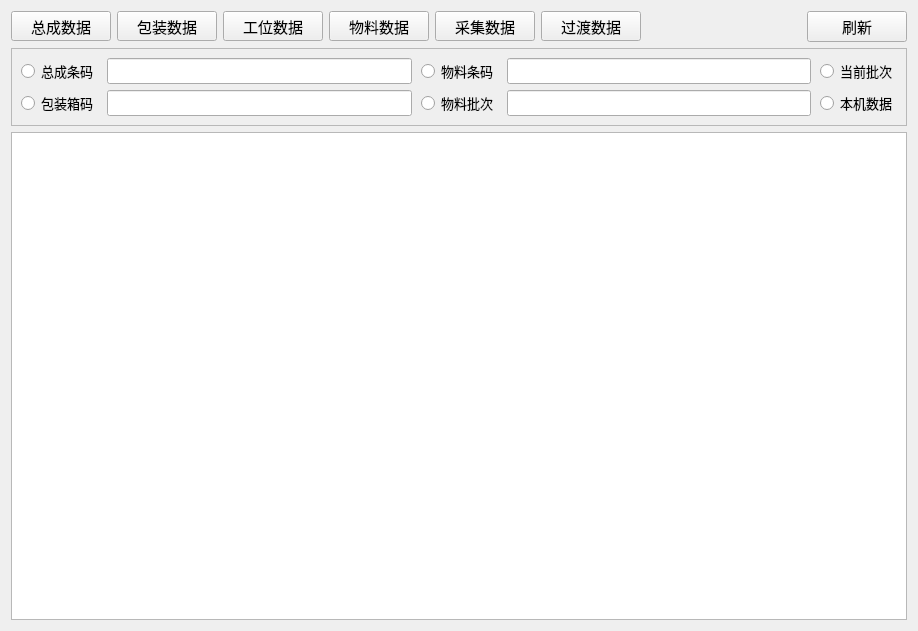
<?xml version="1.0" encoding="UTF-8"?>
<ui version="4.0">
 <class>WidgetWorkDataMonitor</class>
 <widget class="QWidget" name="WidgetWorkDataMonitor">
  <property name="geometry">
   <rect>
    <x>0</x>
    <y>0</y>
    <width>918</width>
    <height>631</height>
   </rect>
  </property>
  <property name="windowTitle">
   <string>Form</string>
  </property>
  <layout class="QVBoxLayout" name="verticalLayout">
   <item>
    <layout class="QHBoxLayout" name="horizontalLayout_1">
     <item>
      <widget class="QToolButton" name="toolAssembly">
       <property name="minimumSize">
        <size>
         <width>100</width>
         <height>30</height>
        </size>
       </property>
       <property name="font">
        <font>
         <pointsize>11</pointsize>
        </font>
       </property>
       <property name="text">
        <string>总成数据</string>
       </property>
       <property name="icon">
        <iconset resource="../PCS.qrc">
         <normaloff>:/images/pngs/tag_blue.png</normaloff>:/images/pngs/tag_blue.png</iconset>
       </property>
       <property name="iconSize">
        <size>
         <width>20</width>
         <height>20</height>
        </size>
       </property>
       <property name="checkable">
        <bool>true</bool>
       </property>
       <property name="autoExclusive">
        <bool>true</bool>
       </property>
       <property name="toolButtonStyle">
        <enum>Qt::ToolButtonTextBesideIcon</enum>
       </property>
      </widget>
     </item>
     <item>
      <widget class="QToolButton" name="toolPackage">
       <property name="minimumSize">
        <size>
         <width>100</width>
         <height>30</height>
        </size>
       </property>
       <property name="font">
        <font>
         <pointsize>11</pointsize>
        </font>
       </property>
       <property name="text">
        <string>包装数据</string>
       </property>
       <property name="icon">
        <iconset resource="../PCS.qrc">
         <normaloff>:/images/pngs/tag_green.png</normaloff>:/images/pngs/tag_green.png</iconset>
       </property>
       <property name="iconSize">
        <size>
         <width>20</width>
         <height>20</height>
        </size>
       </property>
       <property name="checkable">
        <bool>true</bool>
       </property>
       <property name="autoExclusive">
        <bool>true</bool>
       </property>
       <property name="toolButtonStyle">
        <enum>Qt::ToolButtonTextBesideIcon</enum>
       </property>
      </widget>
     </item>
     <item>
      <widget class="QToolButton" name="toolStation">
       <property name="minimumSize">
        <size>
         <width>100</width>
         <height>30</height>
        </size>
       </property>
       <property name="font">
        <font>
         <pointsize>11</pointsize>
        </font>
       </property>
       <property name="text">
        <string>工位数据</string>
       </property>
       <property name="icon">
        <iconset resource="../PCS.qrc">
         <normaloff>:/images/pngs/tag_orange.png</normaloff>:/images/pngs/tag_orange.png</iconset>
       </property>
       <property name="iconSize">
        <size>
         <width>20</width>
         <height>20</height>
        </size>
       </property>
       <property name="checkable">
        <bool>true</bool>
       </property>
       <property name="autoExclusive">
        <bool>true</bool>
       </property>
       <property name="toolButtonStyle">
        <enum>Qt::ToolButtonTextBesideIcon</enum>
       </property>
      </widget>
     </item>
     <item>
      <widget class="QToolButton" name="toolMaterial">
       <property name="minimumSize">
        <size>
         <width>100</width>
         <height>30</height>
        </size>
       </property>
       <property name="font">
        <font>
         <pointsize>11</pointsize>
        </font>
       </property>
       <property name="text">
        <string>物料数据</string>
       </property>
       <property name="icon">
        <iconset resource="../PCS.qrc">
         <normaloff>:/images/pngs/tag_yellow.png</normaloff>:/images/pngs/tag_yellow.png</iconset>
       </property>
       <property name="iconSize">
        <size>
         <width>20</width>
         <height>20</height>
        </size>
       </property>
       <property name="checkable">
        <bool>true</bool>
       </property>
       <property name="autoExclusive">
        <bool>true</bool>
       </property>
       <property name="toolButtonStyle">
        <enum>Qt::ToolButtonTextBesideIcon</enum>
       </property>
      </widget>
     </item>
     <item>
      <widget class="QToolButton" name="toolMeasure">
       <property name="minimumSize">
        <size>
         <width>100</width>
         <height>30</height>
        </size>
       </property>
       <property name="font">
        <font>
         <pointsize>11</pointsize>
        </font>
       </property>
       <property name="text">
        <string>采集数据</string>
       </property>
       <property name="icon">
        <iconset resource="../PCS.qrc">
         <normaloff>:/images/pngs/tag_purple.png</normaloff>:/images/pngs/tag_purple.png</iconset>
       </property>
       <property name="iconSize">
        <size>
         <width>20</width>
         <height>20</height>
        </size>
       </property>
       <property name="checkable">
        <bool>true</bool>
       </property>
       <property name="autoExclusive">
        <bool>true</bool>
       </property>
       <property name="toolButtonStyle">
        <enum>Qt::ToolButtonTextBesideIcon</enum>
       </property>
      </widget>
     </item>
     <item>
      <widget class="QToolButton" name="toolTransfer">
       <property name="minimumSize">
        <size>
         <width>100</width>
         <height>30</height>
        </size>
       </property>
       <property name="font">
        <font>
         <pointsize>11</pointsize>
        </font>
       </property>
       <property name="text">
        <string>过渡数据</string>
       </property>
       <property name="icon">
        <iconset resource="../PCS.qrc">
         <normaloff>:/images/pngs/tag_red.png</normaloff>:/images/pngs/tag_red.png</iconset>
       </property>
       <property name="iconSize">
        <size>
         <width>20</width>
         <height>20</height>
        </size>
       </property>
       <property name="checkable">
        <bool>true</bool>
       </property>
       <property name="autoExclusive">
        <bool>true</bool>
       </property>
       <property name="toolButtonStyle">
        <enum>Qt::ToolButtonTextBesideIcon</enum>
       </property>
      </widget>
     </item>
     <item>
      <spacer name="horizontalSpacer">
       <property name="orientation">
        <enum>Qt::Horizontal</enum>
       </property>
       <property name="sizeHint" stdset="0">
        <size>
         <width>40</width>
         <height>20</height>
        </size>
       </property>
      </spacer>
     </item>
     <item>
      <widget class="QPushButton" name="buttonRefresh">
       <property name="minimumSize">
        <size>
         <width>100</width>
         <height>30</height>
        </size>
       </property>
       <property name="font">
        <font>
         <pointsize>11</pointsize>
        </font>
       </property>
       <property name="text">
        <string>刷新</string>
       </property>
       <property name="icon">
        <iconset resource="../PCS.qrc">
         <normaloff>:/images/pngs/common_refresh.png</normaloff>:/images/pngs/common_refresh.png</iconset>
       </property>
       <property name="iconSize">
        <size>
         <width>20</width>
         <height>20</height>
        </size>
       </property>
      </widget>
     </item>
    </layout>
   </item>
   <item>
    <widget class="QFrame" name="frame">
     <property name="frameShape">
      <enum>QFrame::StyledPanel</enum>
     </property>
     <property name="frameShadow">
      <enum>QFrame::Raised</enum>
     </property>
     <layout class="QGridLayout" name="gridLayout">
      <property name="horizontalSpacing">
       <number>9</number>
      </property>
      <item row="0" column="0">
       <widget class="QRadioButton" name="radioAssemblyBarcode">
        <property name="minimumSize">
         <size>
          <width>0</width>
          <height>26</height>
         </size>
        </property>
        <property name="font">
         <font>
          <pointsize>10</pointsize>
         </font>
        </property>
        <property name="text">
         <string>总成条码</string>
        </property>
       </widget>
      </item>
      <item row="0" column="3">
       <widget class="QLineEdit" name="editMaterialBarcode">
        <property name="minimumSize">
         <size>
          <width>0</width>
          <height>26</height>
         </size>
        </property>
        <property name="font">
         <font>
          <family>Consolas</family>
          <pointsize>11</pointsize>
         </font>
        </property>
        <property name="clearButtonEnabled">
         <bool>true</bool>
        </property>
       </widget>
      </item>
      <item row="1" column="1">
       <widget class="QLineEdit" name="editPackageBarcode">
        <property name="minimumSize">
         <size>
          <width>0</width>
          <height>26</height>
         </size>
        </property>
        <property name="font">
         <font>
          <family>Consolas</family>
          <pointsize>11</pointsize>
         </font>
        </property>
        <property name="clearButtonEnabled">
         <bool>true</bool>
        </property>
       </widget>
      </item>
      <item row="0" column="2">
       <widget class="QRadioButton" name="radioMaterialBarcode">
        <property name="minimumSize">
         <size>
          <width>0</width>
          <height>26</height>
         </size>
        </property>
        <property name="font">
         <font>
          <pointsize>10</pointsize>
         </font>
        </property>
        <property name="text">
         <string>物料条码</string>
        </property>
       </widget>
      </item>
      <item row="1" column="0">
       <widget class="QRadioButton" name="radioPackageBarcode">
        <property name="minimumSize">
         <size>
          <width>0</width>
          <height>26</height>
         </size>
        </property>
        <property name="font">
         <font>
          <pointsize>10</pointsize>
         </font>
        </property>
        <property name="text">
         <string>包装箱码</string>
        </property>
       </widget>
      </item>
      <item row="1" column="2">
       <widget class="QRadioButton" name="radioMaterialBatch">
        <property name="minimumSize">
         <size>
          <width>0</width>
          <height>26</height>
         </size>
        </property>
        <property name="font">
         <font>
          <pointsize>10</pointsize>
         </font>
        </property>
        <property name="text">
         <string>物料批次</string>
        </property>
       </widget>
      </item>
      <item row="1" column="3">
       <widget class="QLineEdit" name="editMaterialBatch">
        <property name="minimumSize">
         <size>
          <width>0</width>
          <height>26</height>
         </size>
        </property>
        <property name="font">
         <font>
          <family>Consolas</family>
          <pointsize>11</pointsize>
         </font>
        </property>
        <property name="clearButtonEnabled">
         <bool>true</bool>
        </property>
       </widget>
      </item>
      <item row="0" column="4">
       <widget class="QRadioButton" name="radioCurrentOrder">
        <property name="minimumSize">
         <size>
          <width>0</width>
          <height>26</height>
         </size>
        </property>
        <property name="font">
         <font>
          <pointsize>10</pointsize>
         </font>
        </property>
        <property name="text">
         <string>当前批次</string>
        </property>
       </widget>
      </item>
      <item row="1" column="4">
       <widget class="QRadioButton" name="radioLocalDataBase">
        <property name="minimumSize">
         <size>
          <width>0</width>
          <height>26</height>
         </size>
        </property>
        <property name="font">
         <font>
          <pointsize>10</pointsize>
         </font>
        </property>
        <property name="text">
         <string>本机数据</string>
        </property>
       </widget>
      </item>
      <item row="0" column="1">
       <widget class="QLineEdit" name="editAssemblyBarcode">
        <property name="minimumSize">
         <size>
          <width>0</width>
          <height>26</height>
         </size>
        </property>
        <property name="font">
         <font>
          <family>Consolas</family>
          <pointsize>11</pointsize>
         </font>
        </property>
        <property name="clearButtonEnabled">
         <bool>true</bool>
        </property>
       </widget>
      </item>
     </layout>
    </widget>
   </item>
   <item>
    <widget class="QStackedWidget" name="stackedWidget">
     <widget class="QWidget" name="pageAssembly">
      <layout class="QHBoxLayout" name="horizontalLayout_2">
       <property name="leftMargin">
        <number>0</number>
       </property>
       <property name="topMargin">
        <number>0</number>
       </property>
       <property name="rightMargin">
        <number>0</number>
       </property>
       <property name="bottomMargin">
        <number>0</number>
       </property>
       <item>
        <widget class="QTableView" name="tableAssembly"/>
       </item>
      </layout>
     </widget>
     <widget class="QWidget" name="pagePackage">
      <layout class="QHBoxLayout" name="horizontalLayout_3">
       <property name="leftMargin">
        <number>0</number>
       </property>
       <property name="topMargin">
        <number>0</number>
       </property>
       <property name="rightMargin">
        <number>0</number>
       </property>
       <property name="bottomMargin">
        <number>0</number>
       </property>
       <item>
        <widget class="QTableView" name="tablePackage"/>
       </item>
      </layout>
     </widget>
     <widget class="QWidget" name="pageStation">
      <layout class="QHBoxLayout" name="horizontalLayout_4">
       <property name="leftMargin">
        <number>0</number>
       </property>
       <property name="topMargin">
        <number>0</number>
       </property>
       <property name="rightMargin">
        <number>0</number>
       </property>
       <property name="bottomMargin">
        <number>0</number>
       </property>
       <item>
        <widget class="QTableView" name="tableStation"/>
       </item>
      </layout>
     </widget>
     <widget class="QWidget" name="pageMaterial">
      <layout class="QHBoxLayout" name="horizontalLayout_5">
       <property name="leftMargin">
        <number>0</number>
       </property>
       <property name="topMargin">
        <number>0</number>
       </property>
       <property name="rightMargin">
        <number>0</number>
       </property>
       <property name="bottomMargin">
        <number>0</number>
       </property>
       <item>
        <widget class="QTableView" name="tableMaterial"/>
       </item>
      </layout>
     </widget>
     <widget class="QWidget" name="pageMeasure">
      <layout class="QHBoxLayout" name="horizontalLayout_6">
       <property name="leftMargin">
        <number>0</number>
       </property>
       <property name="topMargin">
        <number>0</number>
       </property>
       <property name="rightMargin">
        <number>0</number>
       </property>
       <property name="bottomMargin">
        <number>0</number>
       </property>
       <item>
        <widget class="QTableView" name="tableMeasure"/>
       </item>
      </layout>
     </widget>
     <widget class="QWidget" name="pageTransfer">
      <layout class="QHBoxLayout" name="horizontalLayout">
       <property name="leftMargin">
        <number>0</number>
       </property>
       <property name="topMargin">
        <number>0</number>
       </property>
       <property name="rightMargin">
        <number>0</number>
       </property>
       <property name="bottomMargin">
        <number>0</number>
       </property>
       <item>
        <widget class="QTableView" name="tableTransfer"/>
       </item>
      </layout>
     </widget>
    </widget>
   </item>
  </layout>
 </widget>
 <tabstops>
  <tabstop>toolAssembly</tabstop>
  <tabstop>toolPackage</tabstop>
  <tabstop>toolStation</tabstop>
  <tabstop>toolMaterial</tabstop>
  <tabstop>toolMeasure</tabstop>
  <tabstop>toolTransfer</tabstop>
  <tabstop>buttonRefresh</tabstop>
  <tabstop>radioCurrentOrder</tabstop>
  <tabstop>radioLocalDataBase</tabstop>
  <tabstop>radioAssemblyBarcode</tabstop>
  <tabstop>radioPackageBarcode</tabstop>
  <tabstop>radioMaterialBarcode</tabstop>
  <tabstop>radioMaterialBatch</tabstop>
  <tabstop>editAssemblyBarcode</tabstop>
  <tabstop>editPackageBarcode</tabstop>
  <tabstop>editMaterialBarcode</tabstop>
  <tabstop>editMaterialBatch</tabstop>
  <tabstop>tableAssembly</tabstop>
  <tabstop>tablePackage</tabstop>
  <tabstop>tableStation</tabstop>
  <tabstop>tableMaterial</tabstop>
  <tabstop>tableMeasure</tabstop>
  <tabstop>tableTransfer</tabstop>
 </tabstops>
 <resources>
  <include location="../PCS.qrc"/>
 </resources>
 <connections/>
</ui>
